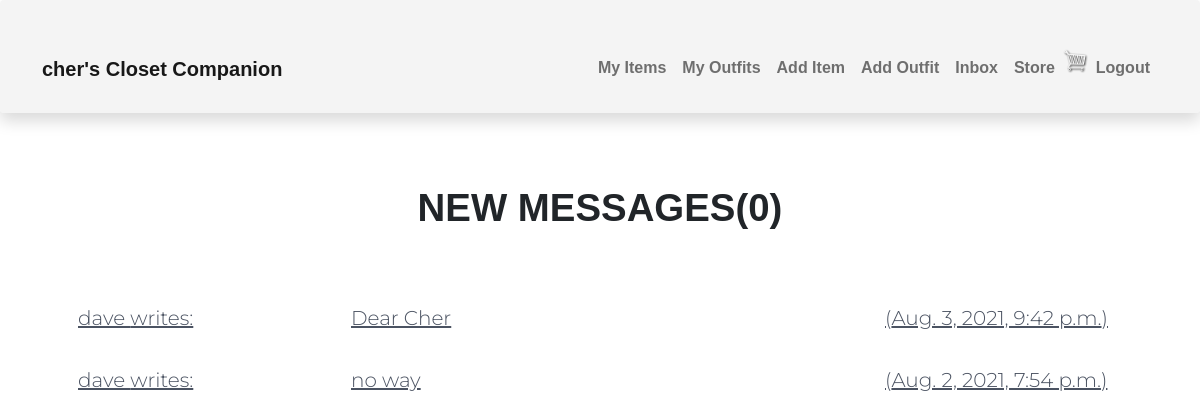
Before: /inbox/ (signed in) with the older database file.
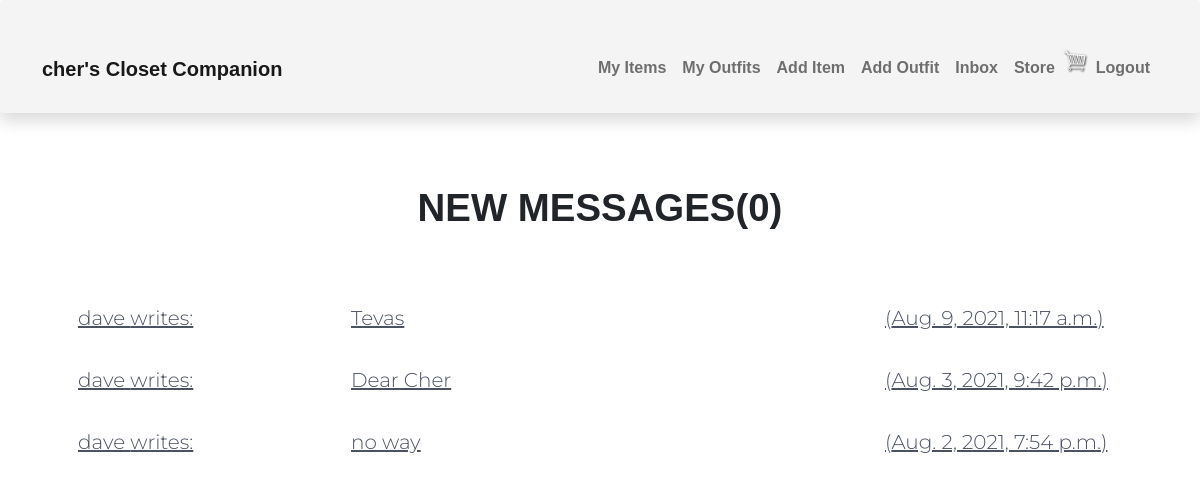
After: the same page with the newer database file.
### user/models.py (models this page shows, shortened)
class Message(models.Model):
    sender = models.ForeignKey(Profile, on_delete=models.SET_NULL, null=True, blank=True)
    recipient = models.ForeignKey(Profile, on_delete=models.SET_NULL, null=True, blank=True, related_name="messages")
    name = models.CharField(max_length=200, blank=True, null=True)
    email = models.EmailField(max_length=200, blank=True, null=True)
    subject = models.CharField(max_length=200, blank=True, null=True)
    body = models.TextField()
    is_read = models.BooleanField(default = False, null=True)
    created = models.DateTimeField(auto_now_add=True)
    id = models.UUIDField(default=uuid.uuid4, unique=True, primary_key=True, editable=False)
    class Meta:
        ordering = ['is_read', '-created']

class Profile(models.Model):
    user = models.OneToOneField(
        User, on_delete=models.CASCADE, null=True, blank=True)
    name = models.CharField(max_length=200, blank=True, null=True)
    email = models.EmailField(max_length=500, blank=True, null=True)
    username = models.CharField(max_length=200, blank=True, null=True)
    created = models.DateTimeField(auto_now_add=True)
    id = models.UUIDField(default=uuid.uuid4, unique=True,
                          primary_key=True, editable=False)
    def __str__(self):
        return str(self.username)

### user/views.py (the view)
# urls.py: path('inbox/', views.inbox, name='inbox'),
@login_required(login_url="login")
def inbox(request):
    profile = request.user.profile
    messageRequests = profile.messages.all()
    unreadCount = messageRequests.filter(is_read=False).count()
    context = {'messageRequests': messageRequests, 'unreadCount': unreadCount,}
    return render(request, 'user/inbox.html', context)

### user/templates/user/inbox.html
{% extends 'main.html' %}
{% block content %}
  <main class="inbox my-xl">
    <div class="content-box">
      <h3 class="inbox__title text-center pt-4">New Messages(<span>{{unreadCount}}</span>)</h3>
      <ul class="messages">
        {% for message in messageRequests %}
        {% if message.is_read == False %}
        <li class="message message--unread">
          {% else %}
          <li class="message">
        {% endif %}
          <a class="form-link" href="{% url 'message' message.id %}">
            <span class="message__author">{{message.sender}} writes: </span>
            <span class="message__subject">{{message.subject}}</span>
            <span class="message__date">({{message.created}})</span>
          </a>
        </li>
        {% endfor %}
      </ul>
    </div>
  </main>
{% endblock %}

Changed rows visible on the page:
added Message: sender "dave", subject "Tevas", created "Aug. 9, 2021, 11:17 a.m."
